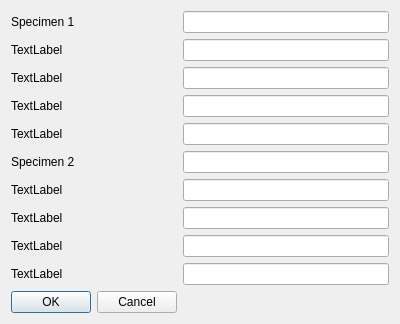
<?xml version="1.0" encoding="UTF-8"?>
<ui version="4.0">
 <class>Specimen_Configurations</class>
 <widget class="QDialog" name="Specimen_Configurations">
  <property name="geometry">
   <rect>
    <x>0</x>
    <y>0</y>
    <width>400</width>
    <height>305</height>
   </rect>
  </property>
  <property name="windowTitle">
   <string>Specimen Configurations</string>
  </property>
  <layout class="QFormLayout" name="formLayout">
   <item row="0" column="0">
    <widget class="QLabel" name="label">
     <property name="text">
      <string>Specimen 1</string>
     </property>
    </widget>
   </item>
   <item row="0" column="1">
    <widget class="QLineEdit" name="lineEdit"/>
   </item>
   <item row="1" column="1">
    <widget class="QLineEdit" name="lineEdit_2"/>
   </item>
   <item row="2" column="1">
    <widget class="QLineEdit" name="lineEdit_3"/>
   </item>
   <item row="3" column="1">
    <widget class="QLineEdit" name="lineEdit_6"/>
   </item>
   <item row="5" column="0">
    <widget class="QLabel" name="label_2">
     <property name="text">
      <string>Specimen 2</string>
     </property>
    </widget>
   </item>
   <item row="10" column="0">
    <widget class="QDialogButtonBox" name="buttonBox">
     <property name="standardButtons">
      <set>QDialogButtonBox::Cancel|QDialogButtonBox::Ok</set>
     </property>
    </widget>
   </item>
   <item row="4" column="1">
    <widget class="QLineEdit" name="lineEdit_4"/>
   </item>
   <item row="5" column="1">
    <widget class="QLineEdit" name="lineEdit_5"/>
   </item>
   <item row="6" column="1">
    <widget class="QLineEdit" name="lineEdit_8"/>
   </item>
   <item row="7" column="1">
    <widget class="QLineEdit" name="lineEdit_10"/>
   </item>
   <item row="8" column="1">
    <widget class="QLineEdit" name="lineEdit_12"/>
   </item>
   <item row="6" column="0">
    <widget class="QLabel" name="label_3">
     <property name="text">
      <string>TextLabel</string>
     </property>
    </widget>
   </item>
   <item row="7" column="0">
    <widget class="QLabel" name="label_4">
     <property name="text">
      <string>TextLabel</string>
     </property>
    </widget>
   </item>
   <item row="8" column="0">
    <widget class="QLabel" name="label_5">
     <property name="text">
      <string>TextLabel</string>
     </property>
    </widget>
   </item>
   <item row="4" column="0">
    <widget class="QLabel" name="label_6">
     <property name="text">
      <string>TextLabel</string>
     </property>
    </widget>
   </item>
   <item row="3" column="0">
    <widget class="QLabel" name="label_7">
     <property name="text">
      <string>TextLabel</string>
     </property>
    </widget>
   </item>
   <item row="2" column="0">
    <widget class="QLabel" name="label_8">
     <property name="text">
      <string>TextLabel</string>
     </property>
    </widget>
   </item>
   <item row="1" column="0">
    <widget class="QLabel" name="label_9">
     <property name="text">
      <string>TextLabel</string>
     </property>
    </widget>
   </item>
   <item row="9" column="1">
    <widget class="QLineEdit" name="lineEdit_9"/>
   </item>
   <item row="9" column="0">
    <widget class="QLabel" name="label_10">
     <property name="text">
      <string>TextLabel</string>
     </property>
    </widget>
   </item>
  </layout>
 </widget>
 <resources/>
 <connections/>
</ui>
